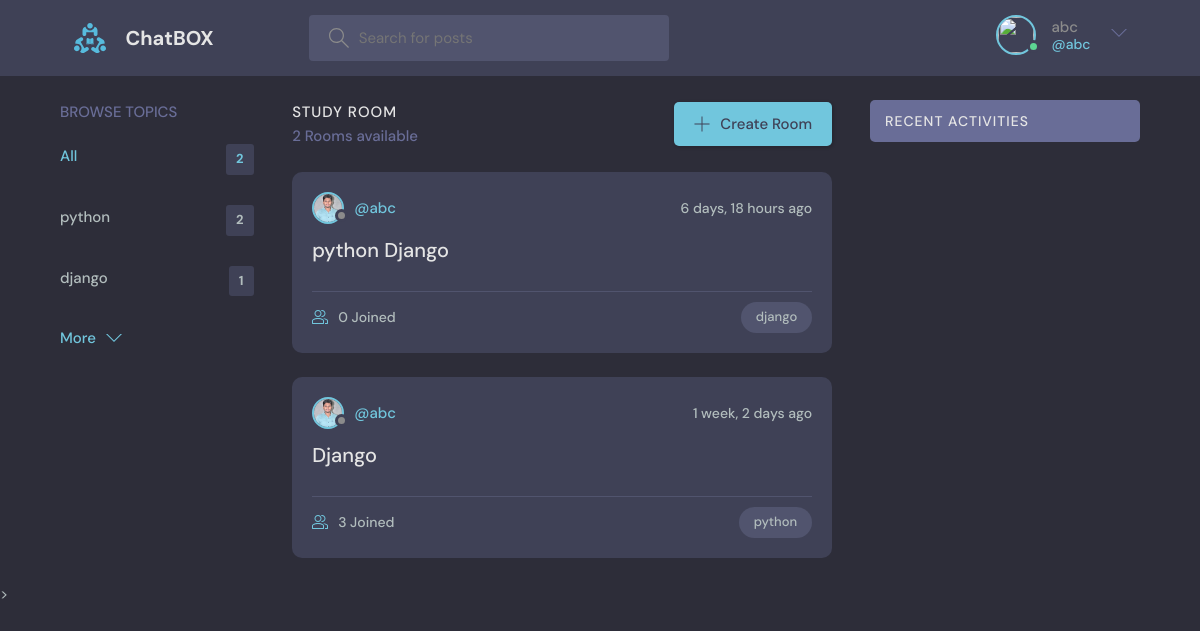
Page /?q=django (signed in) on the committed database.
### project/log_app/models.py (models this page shows, shortened)
class User(AbstractUser):
    name = models.CharField(max_length=200, null=True)
    email = models.EmailField(unique=True, null=True)
    bio = models.TextField(null=True)
    avatar = models.ImageField(null=True, default="avatar.svg")
    USERNAME_FIELD = 'email'
    REQUIRED_FIELDS = []

class Topic(models.Model):
    name = models.CharField(max_length=200)

class Room(models.Model):
    host = models.ForeignKey(User, on_delete=models.SET_NULL,null=True)
    topic = models.ForeignKey(Topic, on_delete=models.SET_NULL,null=True)
    name = models.CharField(max_length=200)
    description = models.TextField(null=True, blank=True)
    participants = models.ManyToManyField(User, related_name='Participents', blank=True)
    updated = models.DateTimeField(auto_now=True)
    created = models.DateTimeField(auto_now_add=True)
    class Meta:
        ordering = ['-updated' , '-created']

### project/log_app/views.py (the view)
# urls.py: path('', views.first, name='first'),
def first(request):
    q = request.GET.get('q') if request.GET.get('q') !=  None else ''
    rooms = Room.objects.filter(Q(topic__name__icontains=q) |
                                Q(name__icontains=q)|
                                Q(description__icontains=q)
    )
    topics =Topic.objects.all()
    room_count = rooms.count()
    room_message = Massage.objects.filter(Q(room__topic__name__icontains=q))
    context={'rooms': rooms, 'topics':topics, 'room_count':room_count, 'room_message':room_message}
    return render(request, 'first.html', context)

### project/templates/first.html (shortened to what this page needs)
{% extends 'main.html' %}
{% block content %}
    <main class="layout layout--3">
      <div class="container">
        {% include 'topics_component.html' %}
        <div class="roomList">
          <div class="roomList__header">
            <div>
              <h2>Study Room</h2>
              <p>{{room_count}} Rooms available</p>
            </div>
            <a class="btn btn--main" href="{% url 'create-room' %}">
              <svg version="1.1" xmlns="http://www.w3.org/2000/svg" width="32" height="32" viewBox="0 0 32 32">
                <title>add</title>
                <path
                  d="M16.943 0.943h-1.885v14.115h-14.115v1.885h14.115v14.115h1.885v-14.115h14.115v-1.885h-14.115v-14.115z"
                ></path>
              </svg>
              Create Room
            </a>
          </div>
       {% include 'feed_component.html' %}
        </div>
        {% include 'activity_component.html' %}
      </div>
    </main>
    {% endblock %}

### project/templates/navig.html (shortened to what this page needs)
{% load static %}
<header class="header header--loggedIn">
    <div class="container">
      <a href="{% url 'first' %}" class="header__logo">
        <img src="{% static 'images/logo.svg' %}" />
        <h1>ChatBOX</h1>
      </a>
      <form class="header__search" method="GET" action="{% url 'first' %}">
        <label>
          <input name="q" placeholder="Search for posts" />
        </label>
      </form>
      <nav class="header__menu">
        {% if request.user.is_authenticated %}
        <div class="header__user">
          <a href="{% url 'update-user' %}">
            <div class="avatar avatar--medium active">
              <img src="{{room.host.avatar.url}}" />
            </div>
            <p>{{request.user.username}} <span>@{{request.user.username}}</span></p>
          </a>
          <button class="dropdown-button">
            <svg version="1.1" xmlns="http://www.w3.org/2000/svg" width="32" height="32" viewBox="0 0 32 32">
              <title>chevron-down</title>
              <path d="M16 21l-13-13h-3l16 16 16-16h-3l-13 13z"></path>
            </svg>
          </button>
        </div>
        {% else %}
        <a href="{% url 'login' %}">
          <img src="{% static 'images/avatar.svg' %}" />
          <p>Login</p>
        </a>
        {% endif %}
      </nav>
    </div>
  </header>

### project/templates/topics_component.html
<div class="topics">
    <div class="topics__header">
      <h2>Browse Topics</h2>
    </div>
    <ul class="topics__list">
      <li>
        <a href="{% url 'first' %}" class="active">All <span>{{topics.count}}</span></a>
      </li>
      {% for topic in topics %}
      <li>
        <a href="{% url 'first' %}?q={{topic.name}}">{{topic.name}} <span>{{topic.room_set.all.count}}</span></a>
      </li>
      {% endfor %}
    </ul>
    <a class="btn btn--link" href="{% url 'topics' %}">
      More
      <svg version="1.1" xmlns="http://www.w3.org/2000/svg" width="32" height="32" viewBox="0 0 32 32">
        <title>chevron-down</title>
        <path d="M16 21l-13-13h-3l16 16 16-16h-3l-13 13z"></path>
      </svg>
    </a>
  </div>

### project/templates/feed_component.html (shortened to what this page needs)
{%  for room in rooms %}
<div class="roomListRoom">
    <div class="roomListRoom__header">
      <a href="{% url 'user-profile' room.host.id %}" class="roomListRoom__author">
        <div class="avatar avatar--small">
          <img src="{{room.host.avatar.url}}" />
        </div>
        <span>@{{room.host.username}}</span>
      </a>
      <div class="roomListRoom__actions">
        <span>{{room.created|timesince}} ago</span>
      </div>
    </div>
    <div class="roomListRoom__content">
      <a href="{% url 'second' room.id %}">{{room.name}}</a>
    </div>
    <div class="roomListRoom__meta">
      <a href="{% url 'second' room.id %}" class="roomListRoom__joined">
        {{room.participants.all.count}} Joined
      </a>
      <p class="roomListRoom__topic">{{room.topic.name}}</p>
    </div>
</div>
{% endfor %}

### rows in the picture
User: user.username "abc"
Topic: name "python", room_set.all.count "2"
Topic: name "django", room_set.all.count "1"
Room: host.avatar (picture), host.username "abc", created "6 days, 18 hours", name "python Django", participants.all.count "0", topic.name "django"
Room: host.avatar (picture), host.username "abc", created "1 week, 2 days", name "Django", participants.all.count "3", topic.name "python"

### other values in the picture
{{ topics.count }} "2"
{{ room_count }} "2"
